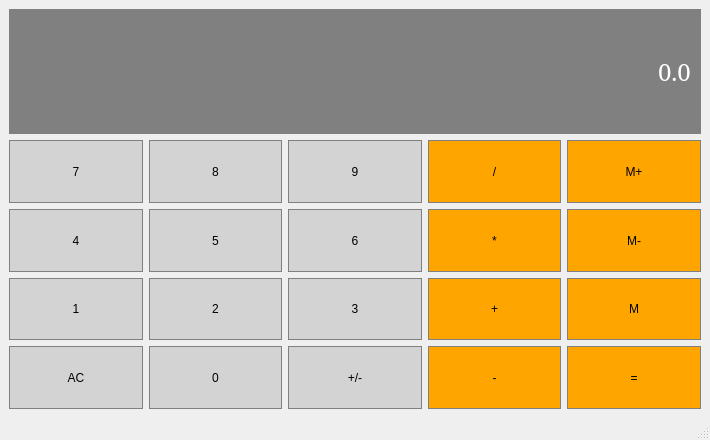
<?xml version="1.0" encoding="UTF-8"?>
<ui version="4.0">
 <class>MainWindow</class>
 <widget class="QMainWindow" name="MainWindow">
  <property name="geometry">
   <rect>
    <x>0</x>
    <y>0</y>
    <width>710</width>
    <height>440</height>
   </rect>
  </property>
  <property name="sizePolicy">
   <sizepolicy hsizetype="Preferred" vsizetype="Expanding">
    <horstretch>0</horstretch>
    <verstretch>0</verstretch>
   </sizepolicy>
  </property>
  <property name="windowTitle">
   <string>MainWindow</string>
  </property>
  <property name="styleSheet">
   <string notr="true">QPushButton{
	background-color:#COCOCO;
	border: 1px solid gray,
	padding: 5px;
}

QPushButton:pressed{
	background-color:#A9A9A9;
	border: 1px solid gray,
	padding: 5px;
}</string>
  </property>
  <widget class="QWidget" name="centralwidget">
   <layout class="QGridLayout" name="gridLayout">
    <item row="2" column="1">
     <widget class="QPushButton" name="Button8">
      <property name="sizePolicy">
       <sizepolicy hsizetype="Preferred" vsizetype="Preferred">
        <horstretch>0</horstretch>
        <verstretch>0</verstretch>
       </sizepolicy>
      </property>
      <property name="styleSheet">
       <string notr="true">QPushButton{
	background-color: #D3D3D3;
	border: 1px solid gray;
	padding: 5px;
}

QPushButton:pressed{
	background-color: #A9A9A9;
	border: 1px solid gray;
	padding: 5px;
}</string>
      </property>
      <property name="text">
       <string>8</string>
      </property>
     </widget>
    </item>
    <item row="2" column="2">
     <widget class="QPushButton" name="Button9">
      <property name="sizePolicy">
       <sizepolicy hsizetype="Preferred" vsizetype="Preferred">
        <horstretch>0</horstretch>
        <verstretch>0</verstretch>
       </sizepolicy>
      </property>
      <property name="styleSheet">
       <string notr="true">QPushButton{
	background-color: #D3D3D3;
	border: 1px solid gray;
	padding: 5px;
}

QPushButton:pressed{
	background-color: #A9A9A9;
	border: 1px solid gray;
	padding: 5px;
}</string>
      </property>
      <property name="text">
       <string>9</string>
      </property>
     </widget>
    </item>
    <item row="2" column="3">
     <widget class="QPushButton" name="Divide">
      <property name="sizePolicy">
       <sizepolicy hsizetype="Preferred" vsizetype="Preferred">
        <horstretch>0</horstretch>
        <verstretch>0</verstretch>
       </sizepolicy>
      </property>
      <property name="styleSheet">
       <string notr="true">QPushButton{
	background-color: #FFA500;
	border: 1px solid gray;
	padding: 5px;
}

QPushButton:pressed{
	background-color: #A9A9A9;
	border: 1px solid gray;
	padding: 5px;
}</string>
      </property>
      <property name="text">
       <string>/</string>
      </property>
     </widget>
    </item>
    <item row="2" column="0">
     <widget class="QPushButton" name="Button7">
      <property name="sizePolicy">
       <sizepolicy hsizetype="Preferred" vsizetype="Preferred">
        <horstretch>0</horstretch>
        <verstretch>0</verstretch>
       </sizepolicy>
      </property>
      <property name="styleSheet">
       <string notr="true">QPushButton{
	background-color: #D3D3D3;
	border: 1px solid gray;
	padding: 5px;
}

QPushButton:pressed{
	background-color: #A9A9A9;
	border: 1px solid gray;
	padding: 5px;
}</string>
      </property>
      <property name="text">
       <string>7</string>
      </property>
     </widget>
    </item>
    <item row="2" column="4">
     <widget class="QPushButton" name="MemAdd">
      <property name="sizePolicy">
       <sizepolicy hsizetype="Preferred" vsizetype="Preferred">
        <horstretch>0</horstretch>
        <verstretch>0</verstretch>
       </sizepolicy>
      </property>
      <property name="styleSheet">
       <string notr="true">QPushButton{
	background-color: #FFA500;
	border: 1px solid gray;
	padding: 5px;
}

QPushButton:pressed{
	background-color: #A9A9A9;
	border: 1px solid gray;
	padding: 5px;
}</string>
      </property>
      <property name="text">
       <string>M+</string>
      </property>
     </widget>
    </item>
    <item row="3" column="0">
     <widget class="QPushButton" name="Button4">
      <property name="sizePolicy">
       <sizepolicy hsizetype="Preferred" vsizetype="Preferred">
        <horstretch>0</horstretch>
        <verstretch>0</verstretch>
       </sizepolicy>
      </property>
      <property name="styleSheet">
       <string notr="true">QPushButton{
	background-color: #D3D3D3;
	border: 1px solid gray;
	padding: 5px;
}

QPushButton:pressed{
	background-color: #A9A9A9;
	border: 1px solid gray;
	padding: 5px;
}</string>
      </property>
      <property name="text">
       <string>4</string>
      </property>
     </widget>
    </item>
    <item row="3" column="1">
     <widget class="QPushButton" name="Button5">
      <property name="sizePolicy">
       <sizepolicy hsizetype="Preferred" vsizetype="Preferred">
        <horstretch>0</horstretch>
        <verstretch>0</verstretch>
       </sizepolicy>
      </property>
      <property name="styleSheet">
       <string notr="true">QPushButton{
	background-color: #D3D3D3;
	border: 1px solid gray;
	padding: 5px;
}

QPushButton:pressed{
	background-color: #A9A9A9;
	border: 1px solid gray;
	padding: 5px;
}</string>
      </property>
      <property name="text">
       <string>5</string>
      </property>
     </widget>
    </item>
    <item row="3" column="2">
     <widget class="QPushButton" name="Button6">
      <property name="sizePolicy">
       <sizepolicy hsizetype="Preferred" vsizetype="Preferred">
        <horstretch>0</horstretch>
        <verstretch>0</verstretch>
       </sizepolicy>
      </property>
      <property name="styleSheet">
       <string notr="true">QPushButton{
	background-color: #D3D3D3;
	border: 1px solid gray;
	padding: 5px;
}

QPushButton:pressed{
	background-color: #A9A9A9;
	border: 1px solid gray;
	padding: 5px;
}</string>
      </property>
      <property name="text">
       <string>6</string>
      </property>
     </widget>
    </item>
    <item row="3" column="3">
     <widget class="QPushButton" name="Multiply">
      <property name="sizePolicy">
       <sizepolicy hsizetype="Preferred" vsizetype="Preferred">
        <horstretch>0</horstretch>
        <verstretch>0</verstretch>
       </sizepolicy>
      </property>
      <property name="styleSheet">
       <string notr="true">QPushButton{
	background-color: #FFA500;
	border: 1px solid gray;
	padding: 5px;
}

QPushButton:pressed{
	background-color: #A9A9A9;
	border: 1px solid gray;
	padding: 5px;
}</string>
      </property>
      <property name="text">
       <string>*</string>
      </property>
     </widget>
    </item>
    <item row="3" column="4">
     <widget class="QPushButton" name="MemClear">
      <property name="sizePolicy">
       <sizepolicy hsizetype="Preferred" vsizetype="Preferred">
        <horstretch>0</horstretch>
        <verstretch>0</verstretch>
       </sizepolicy>
      </property>
      <property name="styleSheet">
       <string notr="true">QPushButton{
	background-color: #FFA500;
	border: 1px solid gray;
	padding: 5px;
}

QPushButton:pressed{
	background-color: #A9A9A9;
	border: 1px solid gray;
	padding: 5px;
}</string>
      </property>
      <property name="text">
       <string>M-</string>
      </property>
     </widget>
    </item>
    <item row="4" column="0">
     <widget class="QPushButton" name="Button1">
      <property name="sizePolicy">
       <sizepolicy hsizetype="Preferred" vsizetype="Preferred">
        <horstretch>0</horstretch>
        <verstretch>0</verstretch>
       </sizepolicy>
      </property>
      <property name="styleSheet">
       <string notr="true">QPushButton{
	background-color: #D3D3D3;
	border: 1px solid gray;
	padding: 5px;
}

QPushButton:pressed{
	background-color: #A9A9A9;
	border: 1px solid gray;
	padding: 5px;
}</string>
      </property>
      <property name="text">
       <string>1</string>
      </property>
     </widget>
    </item>
    <item row="4" column="1">
     <widget class="QPushButton" name="Button2">
      <property name="sizePolicy">
       <sizepolicy hsizetype="Preferred" vsizetype="Preferred">
        <horstretch>0</horstretch>
        <verstretch>0</verstretch>
       </sizepolicy>
      </property>
      <property name="styleSheet">
       <string notr="true">QPushButton{
	background-color: #D3D3D3;
	border: 1px solid gray;
	padding: 5px;
}

QPushButton:pressed{
	background-color: #A9A9A9;
	border: 1px solid gray;
	padding: 5px;
}</string>
      </property>
      <property name="text">
       <string>2</string>
      </property>
     </widget>
    </item>
    <item row="4" column="2">
     <widget class="QPushButton" name="Button3">
      <property name="sizePolicy">
       <sizepolicy hsizetype="Preferred" vsizetype="Preferred">
        <horstretch>0</horstretch>
        <verstretch>0</verstretch>
       </sizepolicy>
      </property>
      <property name="styleSheet">
       <string notr="true">QPushButton{
	background-color: #D3D3D3;
	border: 1px solid gray;
	padding: 5px;
}

QPushButton:pressed{
	background-color: #A9A9A9;
	border: 1px solid gray;
	padding: 5px;
}</string>
      </property>
      <property name="text">
       <string>3</string>
      </property>
     </widget>
    </item>
    <item row="4" column="3">
     <widget class="QPushButton" name="Add">
      <property name="sizePolicy">
       <sizepolicy hsizetype="Preferred" vsizetype="Preferred">
        <horstretch>0</horstretch>
        <verstretch>0</verstretch>
       </sizepolicy>
      </property>
      <property name="styleSheet">
       <string notr="true">QPushButton{
	background-color: #FFA500;
	border: 1px solid gray;
	padding: 5px;
}

QPushButton:pressed{
	background-color: #A9A9A9;
	border: 1px solid gray;
	padding: 5px;
}</string>
      </property>
      <property name="text">
       <string>+</string>
      </property>
     </widget>
    </item>
    <item row="4" column="4">
     <widget class="QPushButton" name="MemGet">
      <property name="sizePolicy">
       <sizepolicy hsizetype="Preferred" vsizetype="Preferred">
        <horstretch>0</horstretch>
        <verstretch>0</verstretch>
       </sizepolicy>
      </property>
      <property name="styleSheet">
       <string notr="true">QPushButton{
	background-color: #FFA500;
	border: 1px solid gray;
	padding: 5px;
}

QPushButton:pressed{
	background-color: #A9A9A9;
	border: 1px solid gray;
	padding: 5px;
}</string>
      </property>
      <property name="text">
       <string>M</string>
      </property>
     </widget>
    </item>
    <item row="5" column="0">
     <widget class="QPushButton" name="Clear">
      <property name="sizePolicy">
       <sizepolicy hsizetype="Preferred" vsizetype="Preferred">
        <horstretch>0</horstretch>
        <verstretch>0</verstretch>
       </sizepolicy>
      </property>
      <property name="styleSheet">
       <string notr="true">QPushButton{
	background-color: #D3D3D3;
	border: 1px solid gray;
	padding: 5px;
}

QPushButton:pressed{
	background-color: #A9A9A9;
	border: 1px solid gray;
	padding: 5px;
}</string>
      </property>
      <property name="text">
       <string>AC</string>
      </property>
     </widget>
    </item>
    <item row="5" column="1">
     <widget class="QPushButton" name="Button0">
      <property name="sizePolicy">
       <sizepolicy hsizetype="Preferred" vsizetype="Preferred">
        <horstretch>0</horstretch>
        <verstretch>0</verstretch>
       </sizepolicy>
      </property>
      <property name="styleSheet">
       <string notr="true">QPushButton{
	background-color: #D3D3D3;
	border: 1px solid gray;
	padding: 5px;
}

QPushButton:pressed{
	background-color: #A9A9A9;
	border: 1px solid gray;
	padding: 5px;
}</string>
      </property>
      <property name="text">
       <string>0</string>
      </property>
     </widget>
    </item>
    <item row="5" column="2">
     <widget class="QPushButton" name="ChangeSign">
      <property name="sizePolicy">
       <sizepolicy hsizetype="Preferred" vsizetype="Preferred">
        <horstretch>0</horstretch>
        <verstretch>0</verstretch>
       </sizepolicy>
      </property>
      <property name="styleSheet">
       <string notr="true">QPushButton{
	background-color: #D3D3D3;
	border: 1px solid gray;
	padding: 5px;
}

QPushButton:pressed{
	background-color: #A9A9A9;
	border: 1px solid gray;
	padding: 5px;
}</string>
      </property>
      <property name="text">
       <string>+/-</string>
      </property>
     </widget>
    </item>
    <item row="5" column="3">
     <widget class="QPushButton" name="Subtract">
      <property name="sizePolicy">
       <sizepolicy hsizetype="Preferred" vsizetype="Preferred">
        <horstretch>0</horstretch>
        <verstretch>0</verstretch>
       </sizepolicy>
      </property>
      <property name="styleSheet">
       <string notr="true">QPushButton{
	background-color: #FFA500;
	border: 1px solid gray;
	padding: 5px;
}

QPushButton:pressed{
	background-color: #A9A9A9;
	border: 1px solid gray;
	padding: 5px;
}</string>
      </property>
      <property name="text">
       <string>-</string>
      </property>
     </widget>
    </item>
    <item row="5" column="4">
     <widget class="QPushButton" name="Equal">
      <property name="sizePolicy">
       <sizepolicy hsizetype="Preferred" vsizetype="Preferred">
        <horstretch>0</horstretch>
        <verstretch>0</verstretch>
       </sizepolicy>
      </property>
      <property name="styleSheet">
       <string notr="true">QPushButton{
	background-color: #FFA500;
	border: 1px solid gray;
	padding: 5px;
}

QPushButton:pressed{
	background-color: #A9A9A9;
	border: 1px solid gray;
	padding: 5px;
}</string>
      </property>
      <property name="text">
       <string>=</string>
      </property>
     </widget>
    </item>
    <item row="0" column="0" rowspan="2" colspan="5">
     <widget class="QLineEdit" name="Display">
      <property name="sizePolicy">
       <sizepolicy hsizetype="Preferred" vsizetype="Expanding">
        <horstretch>0</horstretch>
        <verstretch>0</verstretch>
       </sizepolicy>
      </property>
      <property name="font">
       <font>
        <family>Serif</family>
        <pointsize>18</pointsize>
       </font>
      </property>
      <property name="styleSheet">
       <string notr="true">QLineEdit{
	background-color: gray;
	border: 1px solid gray;
	color: #ffffff;
	padding: 5px;
}</string>
      </property>
      <property name="text">
       <string>0.0</string>
      </property>
      <property name="alignment">
       <set>Qt::AlignRight|Qt::AlignTrailing|Qt::AlignVCenter</set>
      </property>
     </widget>
    </item>
   </layout>
  </widget>
  <widget class="QMenuBar" name="menubar">
   <property name="geometry">
    <rect>
     <x>0</x>
     <y>0</y>
     <width>710</width>
     <height>20</height>
    </rect>
   </property>
  </widget>
  <widget class="QStatusBar" name="statusbar"/>
 </widget>
 <resources/>
 <connections/>
</ui>
